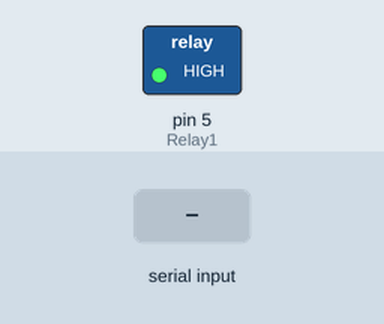
Recording of a sketch running on a simulated Arduino Mega 2560, built with avr-gcc and run on an emulated ATmega2560. Parts: switched loads named in the sketch (green lamp = pin HIGH). The test bench sets the inputs (shaded band). The local clock reads 2024-03-15 10:24:30 at power-on unless the sketch sets it.

Above: at 1.2 s.
1.3 s: "0" received over the second serial link
At 2.4 s:
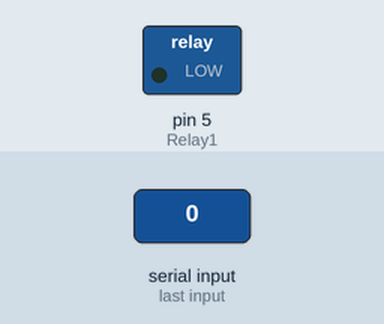
2.8 s: "1" received over the second serial link
At 3.5 s:
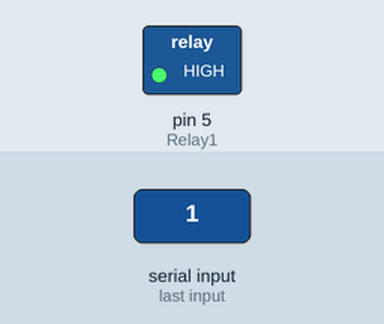
Timing chart, 0 to 5.8 s (numbered marks = the images above; inputs shaded):
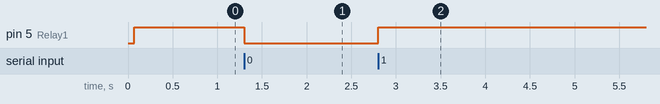

Measured:
- after the input at 1.3 s, pin 5 (Relay1): HIGH → LOW at once
- after the input at 2.8 s, pin 5 (Relay1): LOW → HIGH at once

The sketch:

main.ino
```cpp
#include <Wire.h>
#include "RTClib.h"

#define Relay1 5
#define Relay2 6

RTC_DS1307 rtc;

char BTData;
bool BTRelay = false;
int timesleep = 23;
int timestart = 6;


void setup() {
  Serial1.begin(9600);

  pinMode(Relay1, OUTPUT);

  Serial1.println("Help");
  Serial1.println("Enter 1 - Relay ON");
  Serial1.println("Enter 0 - Relay OFF");
  Serial1.println("Enter T - Show Time");
}

void loop() {
  BTSerial();
  TimeToWork();
}

//Bluetooth
void BTSerial() {
  if (Serial1.available()) {
    BTData = Serial1.read();
    if (BTData == '1') {
      digitalWrite(Relay1, HIGH);
      BTRelay = false;
    }
    if (BTData == '0') {
      digitalWrite(Relay1, LOW);
      BTRelay = true;
    }
    if (BTData == 't') {
      ShowTime();
    }
  }
  Serial1.flush();
}

//Time
void TimeToWork() {
  //rtc.adjust(DateTime(2015,12,1,22,59,45));
  //rtc.adjust(DateTime(F(__DATE__), F(__TIME__)));
  if (! rtc.isrunning()) {
    Serial.println("RTC is NOT running!");
    // following line sets the RTC to the date & time this sketch was compiled
    rtc.adjust(DateTime(F(__DATE__), F(__TIME__)));
    // This line sets the RTC with an explicit date & time, for example to set
    // January 21, 2014 at 3am you would call:
    // rtc.adjust(DateTime(2014, 1, 21, 3, 0, 0));
  }
  DateTime now = rtc.now();
  if (now.hour() > timestart && now.hour() !=timesleep && !BTRelay ) {
    digitalWrite(Relay1, HIGH);
  }
  else  {
    digitalWrite(Relay1, LOW);
  }
}
void ShowTime(){
  DateTime now = rtc.now();
  Serial1.print(now.hour());
  Serial1.print(':');
  Serial1.print(now.minute());
  Serial1.print(':');
  Serial1.print(now.second());
  Serial1.print("  ");
  Serial1.print(now.day());
  Serial1.print('/');
  Serial1.print(now.month());
  Serial1.print('/');
  Serial1.print(now.year());
  Serial1.println();
}
```
